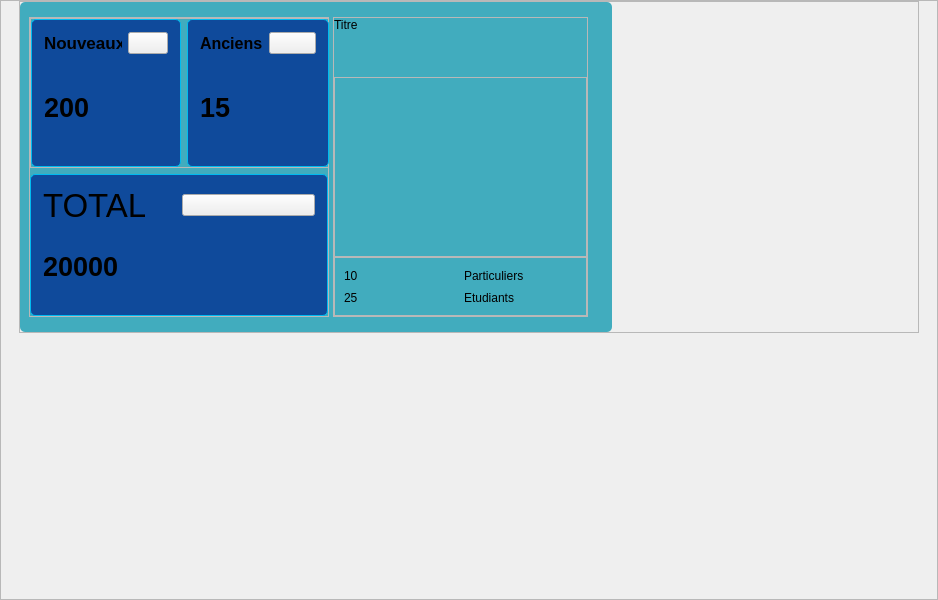
                         <widget class="QFrame" name="frame_9">
                          <property name="minimumSize">
                           <size>
                            <width>0</width>
                            <height>600</height>
                           </size>
                          </property>
                          <property name="maximumSize">
                           <size>
                            <width>600</width>
                            <height>600</height>
                           </size>
                          </property>
                          <property name="frameShape">
                           <enum>QFrame::StyledPanel</enum>
                          </property>
                          <property name="frameShadow">
                           <enum>QFrame::Raised</enum>
                          </property>
                          <layout class="QHBoxLayout" name="horizontalLayout_18">
                           <property name="spacing">
                            <number>0</number>
                           </property>
                           <property name="leftMargin">
                            <number>18</number>
                           </property>
                           <property name="topMargin">
                            <number>0</number>
                           </property>
                           <property name="rightMargin">
                            <number>18</number>
                           </property>
                           <item alignment="Qt::AlignTop">
                            <widget class="QFrame" name="frame_2">
                             <property name="minimumSize">
                              <size>
                               <width>900</width>
                               <height>0</height>
                              </size>
                             </property>
                             <property name="maximumSize">
                              <size>
                               <width>900</width>
                               <height>400</height>
                              </size>
                             </property>
                             <property name="frameShape">
                              <enum>QFrame::StyledPanel</enum>
                             </property>
                             <property name="frameShadow">
                              <enum>QFrame::Raised</enum>
                             </property>
                             <layout class="QHBoxLayout" name="horizontalLayout_19">
                              <property name="leftMargin">
                               <number>0</number>
                              </property>
                              <property name="topMargin">
                               <number>0</number>
                              </property>
                              <property name="rightMargin">
                               <number>0</number>
                              </property>
                              <property name="bottomMargin">
                               <number>0</number>
                              </property>
                              <item>
                               <widget class="QFrame" name="memberContent">
                                <property name="minimumSize">
                                 <size>
                                  <width>0</width>
                                  <height>330</height>
                                 </size>
                                </property>
                                <property name="maximumSize">
                                 <size>
                                  <width>600</width>
                                  <height>16777215</height>
                                 </size>
                                </property>
                                <property name="styleSheet">
                                 <string notr="true">#memberContent{
	background-color: rgb(65, 172, 190);
	border-radius:5px;
}</string>
                                </property>
                                <property name="frameShape">
                                 <enum>QFrame::StyledPanel</enum>
                                </property>
                                <property name="frameShadow">
                                 <enum>QFrame::Raised</enum>
                                </property>
                                <layout class="QHBoxLayout" name="horizontalLayout_20">
                                 <property name="spacing">
                                  <number>4</number>
                                 </property>
                                 <property name="leftMargin">
                                  <number>9</number>
                                 </property>
                                 <property name="topMargin">
                                  <number>0</number>
                                 </property>
                                 <property name="rightMargin">
                                  <number>24</number>
                                 </property>
                                 <property name="bottomMargin">
                                  <number>0</number>
                                 </property>
                                 <item>
                                  <widget class="QFrame" name="frame_15">
                                   <property name="maximumSize">
                                    <size>
                                     <width>300</width>
                                     <height>300</height>
                                    </size>
                                   </property>
                                   <property name="frameShape">
                                    <enum>QFrame::StyledPanel</enum>
                                   </property>
                                   <property name="frameShadow">
                                    <enum>QFrame::Raised</enum>
                                   </property>
                                   <layout class="QVBoxLayout" name="verticalLayout_14">
                                    <property name="spacing">
                                     <number>6</number>
                                    </property>
                                    <property name="leftMargin">
                                     <number>0</number>
                                    </property>
                                    <property name="topMargin">
                                     <number>0</number>
                                    </property>
                                    <property name="rightMargin">
                                     <number>0</number>
                                    </property>
                                    <property name="bottomMargin">
                                     <number>0</number>
                                    </property>
                                    <item alignment="Qt::AlignLeft">
                                     <widget class="QFrame" name="frame_17">
                                      <property name="minimumSize">
                                       <size>
                                        <width>300</width>
                                        <height>150</height>
                                       </size>
                                      </property>
                                      <property name="maximumSize">
                                       <size>
                                        <width>300</width>
                                        <height>16777215</height>
                                       </size>
                                      </property>
                                      <property name="frameShape">
                                       <enum>QFrame::StyledPanel</enum>
                                      </property>
                                      <property name="frameShadow">
                                       <enum>QFrame::Raised</enum>
                                      </property>
                                      <layout class="QHBoxLayout" name="horizontalLayout_21">
                                       <property name="leftMargin">
                                        <number>0</number>
                                       </property>
                                       <property name="topMargin">
                                        <number>0</number>
                                       </property>
                                       <property name="rightMargin">
                                        <number>0</number>
                                       </property>
                                       <property name="bottomMargin">
                                        <number>0</number>
                                       </property>
                                       <item>
                                        <widget class="QFrame" name="addContent">
                                         <property name="minimumSize">
                                          <size>
                                           <width>100</width>
                                           <height>0</height>
                                          </size>
                                         </property>
                                         <property name="maximumSize">
                                          <size>
                                           <width>150</width>
                                           <height>16777215</height>
                                          </size>
                                         </property>
                                         <property name="styleSheet">
                                          <string notr="true">#addContent{
	background-color: #0f4a9b;
	padding : 3px;
	border-radius:5px;
	border: 1px solid #00bbf0;
}</string>
                                         </property>
                                         <property name="frameShape">
                                          <enum>QFrame::StyledPanel</enum>
                                         </property>
                                         <property name="frameShadow">
                                          <enum>QFrame::Raised</enum>
                                         </property>
                                         <layout class="QVBoxLayout" name="verticalLayout_15">
                                          <item>
                                           <layout class="QHBoxLayout" name="horizontalLayout_22">
                                            <item>
                                             <widget class="QLabel" name="label_4">
                                              <property name="font">
                                               <font>
                                                <pointsize>13</pointsize>
                                                <weight>75</weight>
                                                <bold>true</bold>
                                               </font>
                                              </property>
                                              <property name="text">
                                               <string>Nouveaux</string>
                                              </property>
                                             </widget>
                                            </item>
                                            <item>
                                             <widget class="QPushButton" name="pushButton_2">
                                              <property name="text">
                                               <string/>
                                              </property>
                                              <property name="icon">
                                               <iconset resource="icons.qrc">
                                                <normaloff>:/iconWhite/user-plus.svg</normaloff>:/iconWhite/user-plus.svg</iconset>
                                              </property>
                                              <property name="iconSize">
                                               <size>
                                                <width>30</width>
                                                <height>30</height>
                                               </size>
                                              </property>
                                             </widget>
                                            </item>
                                           </layout>
                                          </item>
                                          <item>
                                           <widget class="QLabel" name="label_7">
                                            <property name="font">
                                             <font>
                                              <pointsize>20</pointsize>
                                              <weight>75</weight>
                                              <bold>true</bold>
                                             </font>
                                            </property>
                                            <property name="text">
                                             <string>200</string>
                                            </property>
                                           </widget>
                                          </item>
                                         </layout>
                                        </widget>
                                       </item>
                                       <item>
                                        <widget class="QFrame" name="delContent">
                                         <property name="minimumSize">
                                          <size>
                                           <width>100</width>
                                           <height>0</height>
                                          </size>
                                         </property>
                                         <property name="maximumSize">
                                          <size>
                                           <width>150</width>
                                           <height>16777215</height>
                                          </size>
                                         </property>
                                         <property name="styleSheet">
                                          <string notr="true">#delContent{
	background-color: #0f4a9b;
	padding : 3px;
	border-radius:5px;
	border: 1px solid #00bbf0;
}</string>
                                         </property>
                                         <property name="frameShape">
                                          <enum>QFrame::StyledPanel</enum>
                                         </property>
                                         <property name="frameShadow">
                                          <enum>QFrame::Raised</enum>
                                         </property>
                                         <layout class="QVBoxLayout" name="verticalLayout_16">
                                          <item>
                                           <layout class="QHBoxLayout" name="horizontalLayout_23">
                                            <item>
                                             <widget class="QLabel" name="label_11">
                                              <property name="font">
                                               <font>
                                                <pointsize>12</pointsize>
                                                <weight>75</weight>
                                                <bold>true</bold>
                                               </font>
                                              </property>
                                              <property name="text">
                                               <string>Anciens</string>
                                              </property>
                                             </widget>
                                            </item>
                                            <item>
                                             <widget class="QPushButton" name="pushButton_10">
                                              <property name="text">
                                               <string/>
                                              </property>
                                              <property name="icon">
                                               <iconset resource="icons.qrc">
                                                <normaloff>:/iconWhite/user-minus.svg</normaloff>:/iconWhite/user-minus.svg</iconset>
                                              </property>
                                              <property name="iconSize">
                                               <size>
                                                <width>30</width>
                                                <height>30</height>
                                               </size>
                                              </property>
                                             </widget>
                                            </item>
                                           </layout>
                                          </item>
                                          <item>
                                           <widget class="QLabel" name="label_14">
                                            <property name="font">
                                             <font>
                                              <pointsize>20</pointsize>
                                              <weight>75</weight>
                                              <bold>true</bold>
                                             </font>
                                            </property>
                                            <property name="text">
                                             <string>15</string>
                                            </property>
                                           </widget>
                                          </item>
                                         </layout>
                                        </widget>
                                       </item>
                                      </layout>
                                     </widget>
                                    </item>
                                    <item>
                                     <widget class="QFrame" name="totalContent">
                                      <property name="minimumSize">
                                       <size>
                                        <width>0</width>
                                        <height>0</height>
                                       </size>
                                      </property>
                                      <property name="maximumSize">
                                       <size>
                                        <width>300</width>
                                        <height>16777215</height>
                                       </size>
                                      </property>
                                      <property name="styleSheet">
                                       <string notr="true">#totalContent{
	background-color: #0f4a9b;
	padding : 3px;
	border-radius:5px;
	border: 1px solid #00bbf0;
}</string>
                                      </property>
                                      <property name="frameShape">
                                       <enum>QFrame::StyledPanel</enum>
                                      </property>
                                      <property name="frameShadow">
                                       <enum>QFrame::Raised</enum>
                                      </property>
                                      <layout class="QVBoxLayout" name="verticalLayout_17">
                                       <item>
                                        <layout class="QHBoxLayout" name="horizontalLayout_24">
                                         <item>
                                          <widget class="QLabel" name="label_16">
                                           <property name="font">
                                            <font>
                                             <pointsize>25</pointsize>
                                            </font>
                                           </property>
                                           <property name="text">
                                            <string>TOTAL</string>
                                           </property>
                                          </widget>
                                         </item>
                                         <item>
                                          <widget class="QPushButton" name="pushButton_11">
                                           <property name="text">
                                            <string/>
                                           </property>
                                           <property name="icon">
                                            <iconset resource="icons.qrc">
                                             <normaloff>:/iconWhite/users.svg</normaloff>:/iconWhite/users.svg</iconset>
                                           </property>
                                           <property name="iconSize">
                                            <size>
                                             <width>40</width>
                                             <height>40</height>
                                            </size>
                                           </property>
                                          </widget>
                                         </item>
                                        </layout>
                                       </item>
                                       <item>
                                        <widget class="QLabel" name="label_18">
                                         <property name="font">
                                          <font>
                                           <pointsize>20</pointsize>
                                           <weight>75</weight>
                                           <bold>true</bold>
                                          </font>
                                         </property>
                                         <property name="text">
                                          <string>20000</string>
                                         </property>
                                        </widget>
                                       </item>
                                      </layout>
                                     </widget>
                                    </item>
                                   </layout>
                                  </widget>
                                 </item>
                                 <item>
                                  <widget class="QFrame" name="frame_16">
                                   <property name="maximumSize">
                                    <size>
                                     <width>300</width>
                                     <height>300</height>
                                    </size>
                                   </property>
                                   <property name="frameShape">
                                    <enum>QFrame::StyledPanel</enum>
                                   </property>
                                   <property name="frameShadow">
                                    <enum>QFrame::Raised</enum>
                                   </property>
                                   <layout class="QVBoxLayout" name="verticalLayout_19">
                                    <property name="spacing">
                                     <number>0</number>
                                    </property>
                                    <property name="leftMargin">
                                     <number>0</number>
                                    </property>
                                    <property name="topMargin">
                                     <number>0</number>
                                    </property>
                                    <property name="rightMargin">
                                     <number>0</number>
                                    </property>
                                    <property name="bottomMargin">
                                     <number>0</number>
                                    </property>
                                    <item alignment="Qt::AlignTop">
                                     <widget class="QLabel" name="label_19">
                                      <property name="text">
                                       <string>Titre</string>
                                      </property>
                                     </widget>
                                    </item>
                                    <item alignment="Qt::AlignVCenter">
                                     <widget class="QFrame" name="memberChart">
                                      <property name="minimumSize">
                                       <size>
                                        <width>0</width>
                                        <height>180</height>
                                       </size>
                                      </property>
                                      <property name="frameShape">
                                       <enum>QFrame::StyledPanel</enum>
                                      </property>
                                      <property name="frameShadow">
                                       <enum>QFrame::Raised</enum>
                                      </property>
                                     </widget>
                                    </item>
                                    <item>
                                     <widget class="QFrame" name="frame_22">
                                      <property name="frameShape">
                                       <enum>QFrame::StyledPanel</enum>
                                      </property>
                                      <property name="frameShadow">
                                       <enum>QFrame::Raised</enum>
                                      </property>
                                      <layout class="QVBoxLayout" name="verticalLayout_18">
                                       <item>
                                        <layout class="QHBoxLayout" name="horizontalLayout_25">
                                         <item>
                                          <widget class="QLabel" name="label_21">
                                           <property name="text">
                                            <string>10</string>
                                           </property>
                                          </widget>
                                         </item>
                                         <item>
                                          <widget class="QLabel" name="label_20">
                                           <property name="text">
                                            <string>Particuliers</string>
                                           </property>
                                          </widget>
                                         </item>
                                        </layout>
                                       </item>
                                       <item>
                                        <layout class="QHBoxLayout" name="horizontalLayout_26">
                                         <item>
                                          <widget class="QLabel" name="label_22">
                                           <property name="text">
                                            <string>25</string>
                                           </property>
                                          </widget>
                                         </item>
                                         <item>
                                          <widget class="QLabel" name="label_23">
                                           <property name="text">
                                            <string>Etudiants</string>
                                           </property>
                                          </widget>
                                         </item>
                                        </layout>
                                       </item>
                                      </layout>
                                     </widget>
                                    </item>
                                   </layout>
                                  </widget>
                                 </item>
                                </layout>
                               </widget>
                              </item>
                              <item>
                               <widget class="QFrame" name="frame_7">
                                <property name="minimumSize">
                                 <size>
                                  <width>100</width>
                                  <height>0</height>
                                 </size>
                                </property>
                                <property name="maximumSize">
                                 <size>
                                  <width>300</width>
                                  <height>0</height>
                                 </size>
                                </property>
                                <property name="frameShape">
                                 <enum>QFrame::StyledPanel</enum>
                                </property>
                                <property name="frameShadow">
                                 <enum>QFrame::Raised</enum>
                                </property>
                               </widget>
                              </item>
                             </layout>
                            </widget>
                           </item>
                          </layout>
                         </widget>
